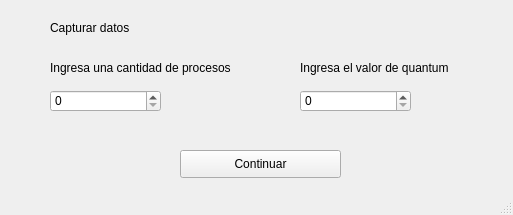
<?xml version="1.0" encoding="UTF-8"?>
<ui version="4.0">
 <class>MainWindow</class>
 <widget class="QMainWindow" name="MainWindow">
  <property name="geometry">
   <rect>
    <x>0</x>
    <y>0</y>
    <width>513</width>
    <height>215</height>
   </rect>
  </property>
  <property name="windowTitle">
   <string>Captura de datos</string>
  </property>
  <widget class="QWidget" name="centralwidget">
   <widget class="QLabel" name="label">
    <property name="geometry">
     <rect>
      <x>50</x>
      <y>20</y>
      <width>171</width>
      <height>16</height>
     </rect>
    </property>
    <property name="text">
     <string>Capturar datos</string>
    </property>
   </widget>
   <widget class="QSpinBox" name="spinBox_5">
    <property name="geometry">
     <rect>
      <x>50</x>
      <y>90</y>
      <width>111</width>
      <height>22</height>
     </rect>
    </property>
   </widget>
   <widget class="QLabel" name="label_6">
    <property name="geometry">
     <rect>
      <x>50</x>
      <y>60</y>
      <width>291</width>
      <height>16</height>
     </rect>
    </property>
    <property name="text">
     <string>Ingresa una cantidad de procesos</string>
    </property>
   </widget>
   <widget class="QPushButton" name="pushButton_2">
    <property name="geometry">
     <rect>
      <x>180</x>
      <y>150</y>
      <width>161</width>
      <height>28</height>
     </rect>
    </property>
    <property name="text">
     <string>Continuar</string>
    </property>
   </widget>
   <widget class="QSpinBox" name="spinBox_6">
    <property name="geometry">
     <rect>
      <x>300</x>
      <y>90</y>
      <width>111</width>
      <height>22</height>
     </rect>
    </property>
   </widget>
   <widget class="QLabel" name="label_7">
    <property name="geometry">
     <rect>
      <x>300</x>
      <y>60</y>
      <width>171</width>
      <height>16</height>
     </rect>
    </property>
    <property name="text">
     <string>Ingresa el valor de quantum</string>
    </property>
   </widget>
  </widget>
  <widget class="QStatusBar" name="statusbar"/>
 </widget>
 <resources/>
 <connections/>
</ui>
